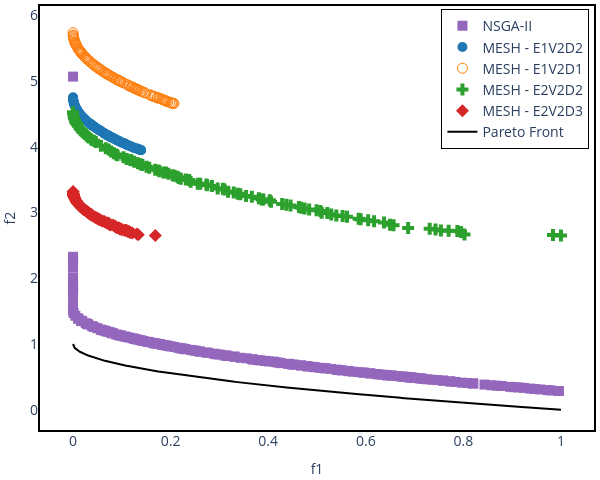

The notebook cell this image was saved under:
### Markdown cell above
### MESH vs Pymoo 2D:

### Code cell
nsga2_result = pickle.load(open(f'../result/NSGA2_{experiment_name}.pkl', 'rb'))

# Creating a subplot
fig = go.Figure()

fig.add_trace(go.Scatter(x=nsga2_result['combined'][1][:,0], 
               y=nsga2_result['combined'][1][:,1],
               mode='markers', marker=dict(size=10, symbol=marker_symbols[(num_dataset + 1) % num_symbols], color=solid_colors[-1]),
               name="NSGA-II")
               )

add_MESH = True
if(add_MESH):
    for i in range(num_dataset):
        fig.add_trace(pareto_front[i])

# Plotting the Pareto front
real_pareto_front = get_pareto(experiment_name, n_pareto_points, position_dim, 2)
fig.add_trace(
	go.Scatter(x=real_pareto_front[:,0],
		y=real_pareto_front[:,1],
		mode='lines', line=dict(width=2, color='black'),
		name='Pareto Front',
		showlegend=True
		)
	)

# Setting layout
fig.update_layout(
    shapes=[
        dict(
            type="rect",
            xref="paper", yref="paper",
            x0=0, y0=0, x1=1, y1=1,
            line=dict(color="black", width=2),
            fillcolor="rgba(0,0,0,0)"  # Transparente
        )
    ],
    xaxis=dict(title=dict(text='f1', font=dict(size=14)), tickfont=dict(size=14)),
    yaxis=dict(title=dict(text='f2', font=dict(size=14)), tickfont=dict(size=14)),
    # title=dict(
    #     text='MESH vs NSGA-II - ' + experiment_name,
    #     x=0.5,  # Centering the title
    #     xanchor='center',
    #     yanchor='top'
    # ),
    legend=dict(
        x=0.99,
        y=0.99,
        xanchor="right",
        yanchor="top",
        bgcolor="rgba(255,255,255,0.8)",  # fundo leve para não colidir com os pontos
        bordercolor="black",
        borderwidth=1,
        font=dict(size=14)
    ),
    showlegend=True,
    margin=dict(l=5, r=5, b=5, t=5), # Rearrange the margin
    width=600,   # Figure width (pixels)
    height=480,  # Figure height (pixels)
    paper_bgcolor="white",
    plot_bgcolor='white'
)

# Showing the figure
fig.show()
